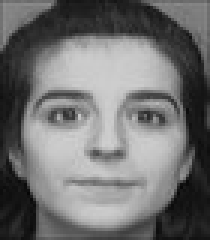
%> input picture ORL_dataset/100_10.jpg, 70 x 80 px (shown 3 times larger); its folder holds 4 pictures in this run
$ octave preparaioneDataset_ORL.m   (GNU Octave 9; MATLAB toolbox functions it lacks are replaced by stand-ins)
%> lines starting %> are read from the running program, lines starting %| are printed output that depends on the picture
clear; clc; close all;

% Parametri immagine
img_rows = 112;
img_cols = 92;

% Percorso alla cartella del dataset
dataset_path = 'ORL_dataset';

% Lista dei file .jpg
file_list = dir(fullfile(dataset_path, '*.jpg'));
total_imgs = length(file_list);

% Ordina per nome (es: 1_1.jpg, 2_1.jpg, ..., 410_41.jpg)
[~, idx] = sort({file_list.name});
file_list = file_list(idx);

% Inizializza matrice A e labels
A = zeros(img_rows * img_cols, total_imgs);
labels = zeros(1, total_imgs);

for i = 1:total_imgs
    filename = file_list(i).name;
    full_path = fullfile(dataset_path, filename);

    % Estrai il numero del soggetto dal nome del file
    parts = split(filename, {'_', '.'});  % es: '21_3.jpg' → {'21','3','jpg'}
    subject_num = str2double(parts{2});   % seconda parte è il soggetto

    % Leggi l'immagine
    I = imread(full_path);
%> I is the input picture: size 80x70 uint8; min 6, max 207, mean 113

    % Se RGB → scala di grigi
    if size(I, 3) == 3
        I = rgb2gray(I);
    end

    % Ridimensiona (se serve)
    I = imresize(I, [img_rows, img_cols]);
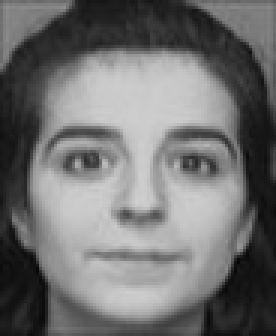
%> I: size 112x92 uint8 (shown 3 times larger); min 7, max 207, mean 113

    % Vettorizza e memorizza
    A(:, i) = double(I(:));
    labels(i) = subject_num;
end
%> pass 2 of the loop `for i = 1:total_imgs`:
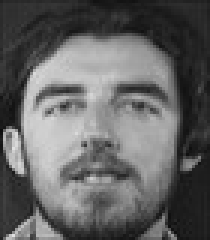
%> input picture ORL_dataset/101_11.jpg, 70 x 80 px (shown 3 times larger)
%> I is the input picture: size 80x70 uint8; min 13, max 224, mean 99.5
%> `I = imresize(I, [img_rows, img_cols]);`:
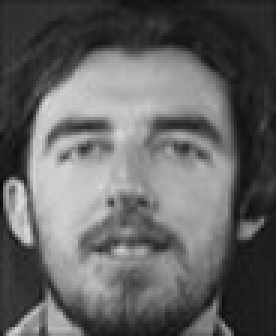
%> I: size 112x92 uint8 (shown 3 times larger); min 7, max 220, mean 99.4
%> pass 3 of the loop `for i = 1:total_imgs`:
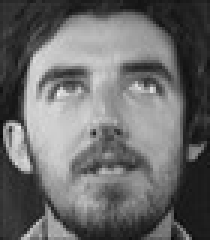
%> input picture ORL_dataset/105_11.jpg, 70 x 80 px (shown 3 times larger)
%> I is the input picture: size 80x70 uint8; min 10, max 242, mean 106.3
%> `I = imresize(I, [img_rows, img_cols]);`:
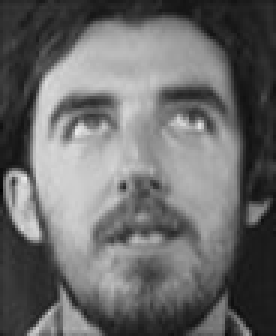
%> I: size 112x92 uint8 (shown 3 times larger); min 3, max 235, mean 106.3
%> the loop made 4 passes; the first 3 are shown

% Visualizza 9 immagini per controllo
figure;
for i = 1:9
    subplot(3,3,i);
    imshow(reshape(A(:,i), img_rows, img_cols), []);
    title(['Soggetto ', num2str(labels(i))]);
end
%> this loop made 9 passes
%> pass 1, `imshow(reshape(A(:,i), img_rows, img_cols), []);`:
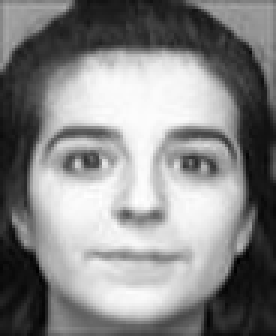
%> displayed picture: size 112x92, on the screen's scale of 0 to 255 (shown 3 times larger); min 0, max 255, mean 135.1
%> pass 2, `imshow(reshape(A(:,i), img_rows, img_cols), []);`:
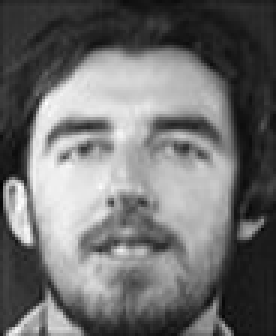
%> displayed picture: size 112x92, on the screen's scale of 0 to 255 (shown 3 times larger); min 0, max 255, mean 110.7
%> after the loop:
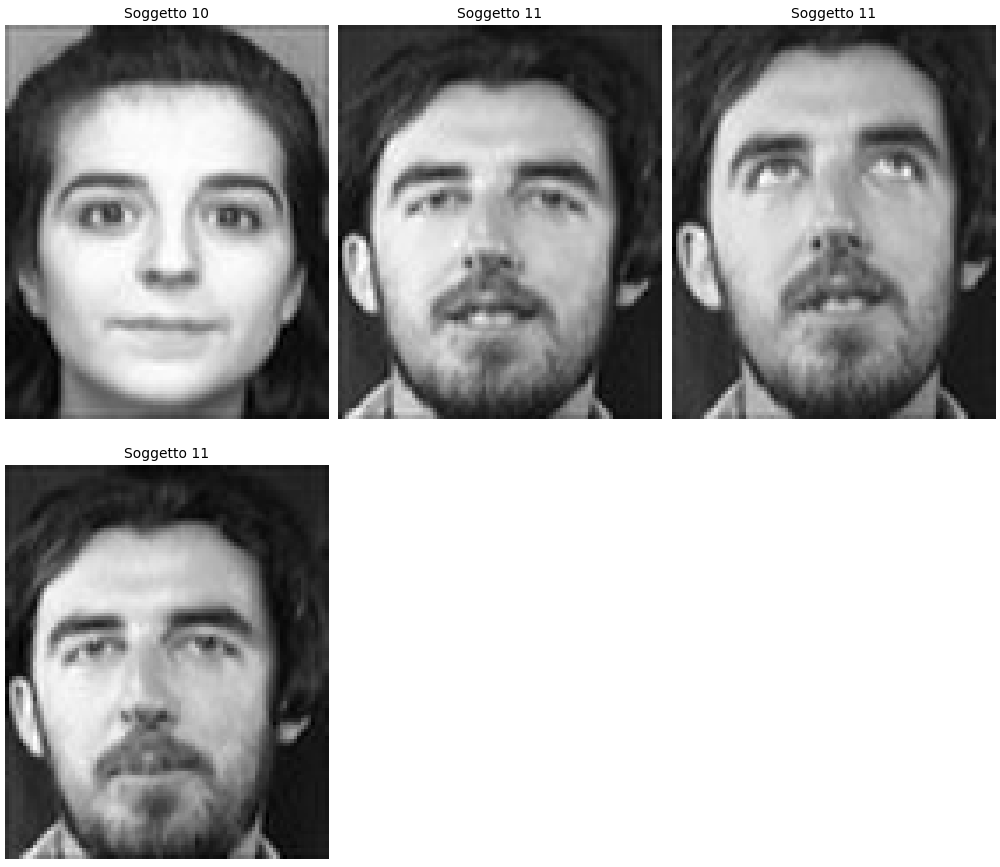
%> figure redrawn from the program's plot data, 4 panels

disp(['Caricate ', num2str(total_imgs), ' immagini con successo.']);
